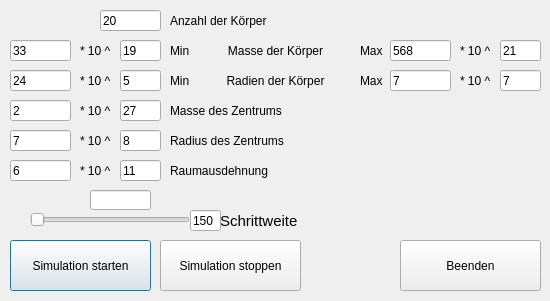
<?xml version="1.0" encoding="UTF-8"?>
<ui version="4.0">
 <class>Dialog</class>
 <widget class="QDialog" name="Dialog">
  <property name="geometry">
   <rect>
    <x>0</x>
    <y>0</y>
    <width>550</width>
    <height>301</height>
   </rect>
  </property>
  <property name="windowTitle">
   <string>Sonnensystemsimulator 2017</string>
  </property>
  <widget class="QPushButton" name="startSimulation">
   <property name="geometry">
    <rect>
     <x>10</x>
     <y>240</y>
     <width>141</width>
     <height>51</height>
    </rect>
   </property>
   <property name="text">
    <string>Simulation starten</string>
   </property>
  </widget>
  <widget class="QPushButton" name="stopSimulation">
   <property name="geometry">
    <rect>
     <x>160</x>
     <y>240</y>
     <width>141</width>
     <height>51</height>
    </rect>
   </property>
   <property name="text">
    <string>Simulation stoppen</string>
   </property>
  </widget>
  <widget class="QPushButton" name="exitProgramm">
   <property name="geometry">
    <rect>
     <x>400</x>
     <y>240</y>
     <width>141</width>
     <height>51</height>
    </rect>
   </property>
   <property name="text">
    <string>Beenden</string>
   </property>
  </widget>
  <widget class="QLineEdit" name="bodyCount">
   <property name="geometry">
    <rect>
     <x>100</x>
     <y>10</y>
     <width>61</width>
     <height>21</height>
    </rect>
   </property>
   <property name="text">
    <string>20</string>
   </property>
  </widget>
  <widget class="QLineEdit" name="minMass">
   <property name="geometry">
    <rect>
     <x>10</x>
     <y>40</y>
     <width>61</width>
     <height>21</height>
    </rect>
   </property>
   <property name="text">
    <string>33</string>
   </property>
  </widget>
  <widget class="QLabel" name="label">
   <property name="geometry">
    <rect>
     <x>170</x>
     <y>10</y>
     <width>131</width>
     <height>21</height>
    </rect>
   </property>
   <property name="text">
    <string>Anzahl der Körper</string>
   </property>
  </widget>
  <widget class="QLabel" name="label_2">
   <property name="geometry">
    <rect>
     <x>170</x>
     <y>40</y>
     <width>31</width>
     <height>21</height>
    </rect>
   </property>
   <property name="text">
    <string>Min</string>
   </property>
  </widget>
  <widget class="QLabel" name="label_3">
   <property name="geometry">
    <rect>
     <x>170</x>
     <y>160</y>
     <width>131</width>
     <height>21</height>
    </rect>
   </property>
   <property name="text">
    <string>Raumausdehnung</string>
   </property>
  </widget>
  <widget class="QLabel" name="label_4">
   <property name="geometry">
    <rect>
     <x>170</x>
     <y>70</y>
     <width>31</width>
     <height>21</height>
    </rect>
   </property>
   <property name="text">
    <string>Min</string>
   </property>
  </widget>
  <widget class="QLabel" name="label_5">
   <property name="geometry">
    <rect>
     <x>170</x>
     <y>100</y>
     <width>141</width>
     <height>21</height>
    </rect>
   </property>
   <property name="text">
    <string>Masse des Zentrums</string>
   </property>
  </widget>
  <widget class="QLabel" name="label_6">
   <property name="geometry">
    <rect>
     <x>170</x>
     <y>130</y>
     <width>141</width>
     <height>21</height>
    </rect>
   </property>
   <property name="text">
    <string>Radius des Zentrums</string>
   </property>
  </widget>
  <widget class="QLabel" name="label_7">
   <property name="geometry">
    <rect>
     <x>360</x>
     <y>70</y>
     <width>31</width>
     <height>21</height>
    </rect>
   </property>
   <property name="text">
    <string>Max</string>
   </property>
  </widget>
  <widget class="QLabel" name="label_8">
   <property name="geometry">
    <rect>
     <x>360</x>
     <y>40</y>
     <width>31</width>
     <height>21</height>
    </rect>
   </property>
   <property name="text">
    <string>Max</string>
   </property>
  </widget>
  <widget class="QLabel" name="label_9">
   <property name="geometry">
    <rect>
     <x>200</x>
     <y>40</y>
     <width>151</width>
     <height>21</height>
    </rect>
   </property>
   <property name="layoutDirection">
    <enum>Qt::LeftToRight</enum>
   </property>
   <property name="text">
    <string>Masse der Körper</string>
   </property>
   <property name="alignment">
    <set>Qt::AlignCenter</set>
   </property>
  </widget>
  <widget class="QLabel" name="label_10">
   <property name="geometry">
    <rect>
     <x>200</x>
     <y>70</y>
     <width>151</width>
     <height>21</height>
    </rect>
   </property>
   <property name="layoutDirection">
    <enum>Qt::LeftToRight</enum>
   </property>
   <property name="text">
    <string>Radien der Körper</string>
   </property>
   <property name="alignment">
    <set>Qt::AlignCenter</set>
   </property>
  </widget>
  <widget class="QLineEdit" name="stepScale">
   <property name="geometry">
    <rect>
     <x>190</x>
     <y>210</y>
     <width>31</width>
     <height>21</height>
    </rect>
   </property>
   <property name="toolTip">
    <string>maximal Wert des Schiebereglers</string>
   </property>
   <property name="text">
    <string>150</string>
   </property>
  </widget>
  <widget class="QLabel" name="label_11">
   <property name="geometry">
    <rect>
     <x>220</x>
     <y>200</y>
     <width>141</width>
     <height>41</height>
    </rect>
   </property>
   <property name="font">
    <font>
     <pointsize>11</pointsize>
    </font>
   </property>
   <property name="text">
    <string>Schrittweite</string>
   </property>
  </widget>
  <widget class="QLabel" name="label_12">
   <property name="geometry">
    <rect>
     <x>80</x>
     <y>40</y>
     <width>41</width>
     <height>21</height>
    </rect>
   </property>
   <property name="text">
    <string>* 10 ^</string>
   </property>
  </widget>
  <widget class="QLineEdit" name="minMassPot">
   <property name="geometry">
    <rect>
     <x>120</x>
     <y>40</y>
     <width>41</width>
     <height>21</height>
    </rect>
   </property>
   <property name="text">
    <string>19</string>
   </property>
  </widget>
  <widget class="QLineEdit" name="minRadPot">
   <property name="geometry">
    <rect>
     <x>120</x>
     <y>70</y>
     <width>41</width>
     <height>21</height>
    </rect>
   </property>
   <property name="text">
    <string>5</string>
   </property>
  </widget>
  <widget class="QLabel" name="label_13">
   <property name="geometry">
    <rect>
     <x>80</x>
     <y>70</y>
     <width>41</width>
     <height>21</height>
    </rect>
   </property>
   <property name="text">
    <string>* 10 ^</string>
   </property>
  </widget>
  <widget class="QLineEdit" name="minRad">
   <property name="geometry">
    <rect>
     <x>10</x>
     <y>70</y>
     <width>61</width>
     <height>21</height>
    </rect>
   </property>
   <property name="text">
    <string>24</string>
   </property>
  </widget>
  <widget class="QLineEdit" name="centerMassPot">
   <property name="geometry">
    <rect>
     <x>120</x>
     <y>100</y>
     <width>41</width>
     <height>21</height>
    </rect>
   </property>
   <property name="text">
    <string>27</string>
   </property>
  </widget>
  <widget class="QLabel" name="label_14">
   <property name="geometry">
    <rect>
     <x>80</x>
     <y>100</y>
     <width>41</width>
     <height>21</height>
    </rect>
   </property>
   <property name="text">
    <string>* 10 ^</string>
   </property>
  </widget>
  <widget class="QLineEdit" name="centerMass">
   <property name="geometry">
    <rect>
     <x>10</x>
     <y>100</y>
     <width>61</width>
     <height>21</height>
    </rect>
   </property>
   <property name="text">
    <string>2</string>
   </property>
   <property name="placeholderText">
    <string/>
   </property>
  </widget>
  <widget class="QLineEdit" name="centerRadPot">
   <property name="geometry">
    <rect>
     <x>120</x>
     <y>130</y>
     <width>41</width>
     <height>21</height>
    </rect>
   </property>
   <property name="text">
    <string>8</string>
   </property>
  </widget>
  <widget class="QLabel" name="label_15">
   <property name="geometry">
    <rect>
     <x>80</x>
     <y>130</y>
     <width>41</width>
     <height>21</height>
    </rect>
   </property>
   <property name="text">
    <string>* 10 ^</string>
   </property>
  </widget>
  <widget class="QLineEdit" name="centerRad">
   <property name="geometry">
    <rect>
     <x>10</x>
     <y>130</y>
     <width>61</width>
     <height>21</height>
    </rect>
   </property>
   <property name="text">
    <string>7</string>
   </property>
  </widget>
  <widget class="QLineEdit" name="scalePot">
   <property name="geometry">
    <rect>
     <x>120</x>
     <y>160</y>
     <width>41</width>
     <height>21</height>
    </rect>
   </property>
   <property name="text">
    <string>11</string>
   </property>
  </widget>
  <widget class="QLabel" name="label_16">
   <property name="geometry">
    <rect>
     <x>80</x>
     <y>160</y>
     <width>41</width>
     <height>21</height>
    </rect>
   </property>
   <property name="text">
    <string>* 10 ^</string>
   </property>
  </widget>
  <widget class="QLineEdit" name="scale">
   <property name="geometry">
    <rect>
     <x>10</x>
     <y>160</y>
     <width>61</width>
     <height>21</height>
    </rect>
   </property>
   <property name="text">
    <string>6</string>
   </property>
  </widget>
  <widget class="QLineEdit" name="maxRad">
   <property name="geometry">
    <rect>
     <x>390</x>
     <y>70</y>
     <width>61</width>
     <height>21</height>
    </rect>
   </property>
   <property name="text">
    <string>7</string>
   </property>
  </widget>
  <widget class="QLineEdit" name="maxRadPot">
   <property name="geometry">
    <rect>
     <x>500</x>
     <y>70</y>
     <width>41</width>
     <height>21</height>
    </rect>
   </property>
   <property name="text">
    <string>7</string>
   </property>
  </widget>
  <widget class="QLineEdit" name="maxMassPot">
   <property name="geometry">
    <rect>
     <x>500</x>
     <y>40</y>
     <width>41</width>
     <height>21</height>
    </rect>
   </property>
   <property name="text">
    <string>21</string>
   </property>
  </widget>
  <widget class="QLineEdit" name="maxMass">
   <property name="geometry">
    <rect>
     <x>390</x>
     <y>40</y>
     <width>61</width>
     <height>21</height>
    </rect>
   </property>
   <property name="text">
    <string>568</string>
   </property>
  </widget>
  <widget class="QLabel" name="label_17">
   <property name="geometry">
    <rect>
     <x>460</x>
     <y>40</y>
     <width>41</width>
     <height>21</height>
    </rect>
   </property>
   <property name="text">
    <string>* 10 ^</string>
   </property>
  </widget>
  <widget class="QLabel" name="label_18">
   <property name="geometry">
    <rect>
     <x>460</x>
     <y>70</y>
     <width>41</width>
     <height>21</height>
    </rect>
   </property>
   <property name="text">
    <string>* 10 ^</string>
   </property>
  </widget>
  <widget class="QSlider" name="slider">
   <property name="geometry">
    <rect>
     <x>30</x>
     <y>210</y>
     <width>160</width>
     <height>19</height>
    </rect>
   </property>
   <property name="maximum">
    <number>100</number>
   </property>
   <property name="orientation">
    <enum>Qt::Horizontal</enum>
   </property>
  </widget>
  <widget class="QLineEdit" name="slider_label">
   <property name="geometry">
    <rect>
     <x>90</x>
     <y>190</y>
     <width>61</width>
     <height>20</height>
    </rect>
   </property>
   <property name="toolTip">
    <string>für exakte Schrittweite</string>
   </property>
   <property name="layoutDirection">
    <enum>Qt::LeftToRight</enum>
   </property>
   <property name="inputMethodHints">
    <set>Qt::ImhPreferNumbers</set>
   </property>
   <property name="text">
    <string/>
   </property>
   <property name="alignment">
    <set>Qt::AlignCenter</set>
   </property>
  </widget>
 </widget>
 <resources/>
 <connections/>
</ui>
